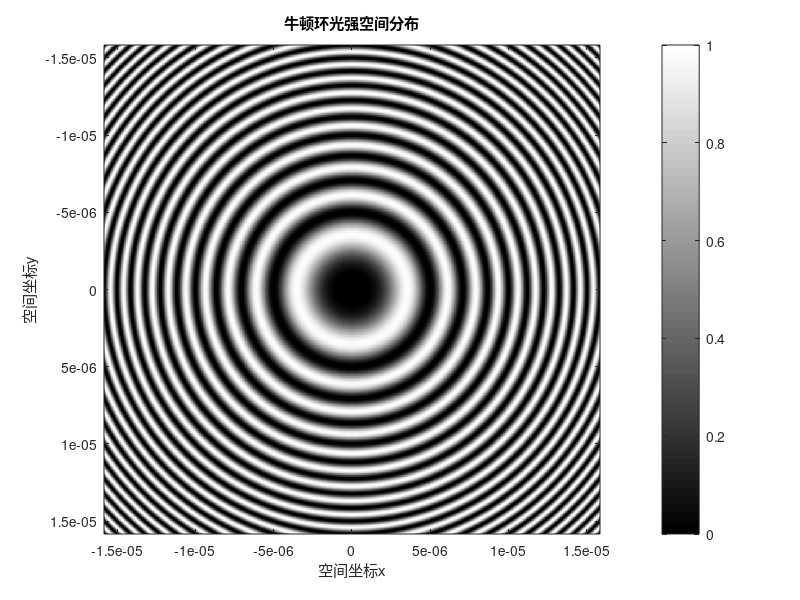

Here is the MATLAB script that generated this plot:
%***********************模拟牛顿环干涉图样**************************
clear,clc,close all;
% 基本参数输入及处理*********************************
% 本例输入：Lambda = 632.8;  R = 855;  
Lambda = input('输入光的波长（单位为nm）：');
Lambda = Lambda * 1e-9;                 %波长单位转为：m
R = input('输入透镜的曲率半径（单位为mm）：');
R = R * 1e-3;                           %透镜的曲率半径单位转为：m
I0 = 1;                                 %入射光的光强

Screen_length = sqrt(10*R*Lambda);      %定义干涉仿真范围
[Screen_x,Screen_y] = meshgrid(linspace(-Screen_length,Screen_length,800));
Newton_r = abs(Screen_x + 1i*Screen_y);
% Newton_r = Newton_r*0.6;

I_delta = (Newton_r.^2)*pi/R/Lambda;
I = 2*I0*(sin(I_delta)).^2;
I = I./max(max(I));                      %光强分布归一化

% 牛顿环光强分布图*************************
I = I*64;                                %光强归一,扩大显示
image(Screen_x(1,:),Screen_y(:,1),I);    %设置x和y的像素，显示数值
colormap gray;                            %妆点色彩
colorbar;
xlabel('空间坐标x'),ylabel('空间坐标y');
title('牛顿环光强空间分布');   
